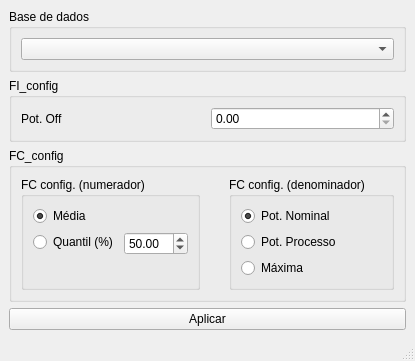
<?xml version="1.0" encoding="UTF-8"?>
<ui version="4.0">
 <class>MainWindow</class>
 <widget class="QMainWindow" name="MainWindow">
  <property name="geometry">
   <rect>
    <x>0</x>
    <y>0</y>
    <width>415</width>
    <height>358</height>
   </rect>
  </property>
  <property name="windowTitle">
   <string>FC_FI_batelada</string>
  </property>
  <widget class="QWidget" name="centralwidget">
   <layout class="QVBoxLayout" name="verticalLayout_3" stretch="0,0,0,1">
    <item>
     <widget class="QGroupBox" name="groupBox_2">
      <property name="title">
       <string>Base de dados</string>
      </property>
      <layout class="QHBoxLayout" name="horizontalLayout">
       <item>
        <widget class="QComboBox" name="comboBox"/>
       </item>
      </layout>
     </widget>
    </item>
    <item>
     <widget class="QGroupBox" name="groupBox">
      <property name="title">
       <string>FI_config</string>
      </property>
      <layout class="QHBoxLayout" name="horizontalLayout_3" stretch="1,1">
       <item>
        <widget class="QLabel" name="label">
         <property name="text">
          <string>Pot. Off</string>
         </property>
        </widget>
       </item>
       <item>
        <widget class="QDoubleSpinBox" name="potOff_SB">
         <property name="maximum">
          <double>100000000.000000000000000</double>
         </property>
        </widget>
       </item>
      </layout>
     </widget>
    </item>
    <item>
     <widget class="QGroupBox" name="groupBox_3">
      <property name="title">
       <string>FC_config</string>
      </property>
      <layout class="QHBoxLayout" name="horizontalLayout_6">
       <item>
        <widget class="QGroupBox" name="groupBox_5">
         <property name="title">
          <string>FC config. (numerador)</string>
         </property>
         <layout class="QFormLayout" name="formLayout_2">
          <item row="0" column="0">
           <widget class="QRadioButton" name="media_RB_2">
            <property name="text">
             <string>Média</string>
            </property>
            <property name="checked">
             <bool>true</bool>
            </property>
           </widget>
          </item>
          <item row="1" column="0">
           <widget class="QRadioButton" name="quantil_RB_3">
            <property name="text">
             <string>Quantil (%)</string>
            </property>
           </widget>
          </item>
          <item row="1" column="1">
           <widget class="QDoubleSpinBox" name="quantil_SB_3">
            <property name="maximum">
             <double>100.000000000000000</double>
            </property>
            <property name="value">
             <double>50.000000000000000</double>
            </property>
           </widget>
          </item>
         </layout>
        </widget>
       </item>
       <item>
        <spacer name="horizontalSpacer_9">
         <property name="orientation">
          <enum>Qt::Horizontal</enum>
         </property>
         <property name="sizeHint" stdset="0">
          <size>
           <width>40</width>
           <height>20</height>
          </size>
         </property>
        </spacer>
       </item>
       <item>
        <widget class="QGroupBox" name="groupBox_6">
         <property name="title">
          <string>FC config. (denominador)</string>
         </property>
         <layout class="QVBoxLayout" name="verticalLayout">
          <item>
           <widget class="QRadioButton" name="pot_nom_RB">
            <property name="text">
             <string>Pot. Nominal</string>
            </property>
            <property name="checked">
             <bool>true</bool>
            </property>
           </widget>
          </item>
          <item>
           <widget class="QRadioButton" name="pot_pro_RB">
            <property name="text">
             <string>Pot. Processo</string>
            </property>
           </widget>
          </item>
          <item>
           <widget class="QRadioButton" name="max_RB_3">
            <property name="text">
             <string>Máxima</string>
            </property>
           </widget>
          </item>
         </layout>
        </widget>
       </item>
      </layout>
     </widget>
    </item>
    <item>
     <widget class="QPushButton" name="aplicar_PB">
      <property name="text">
       <string>Aplicar</string>
      </property>
     </widget>
    </item>
   </layout>
  </widget>
  <widget class="QMenuBar" name="menubar">
   <property name="geometry">
    <rect>
     <x>0</x>
     <y>0</y>
     <width>415</width>
     <height>21</height>
    </rect>
   </property>
  </widget>
  <widget class="QStatusBar" name="statusbar"/>
 </widget>
 <resources/>
 <connections/>
</ui>
